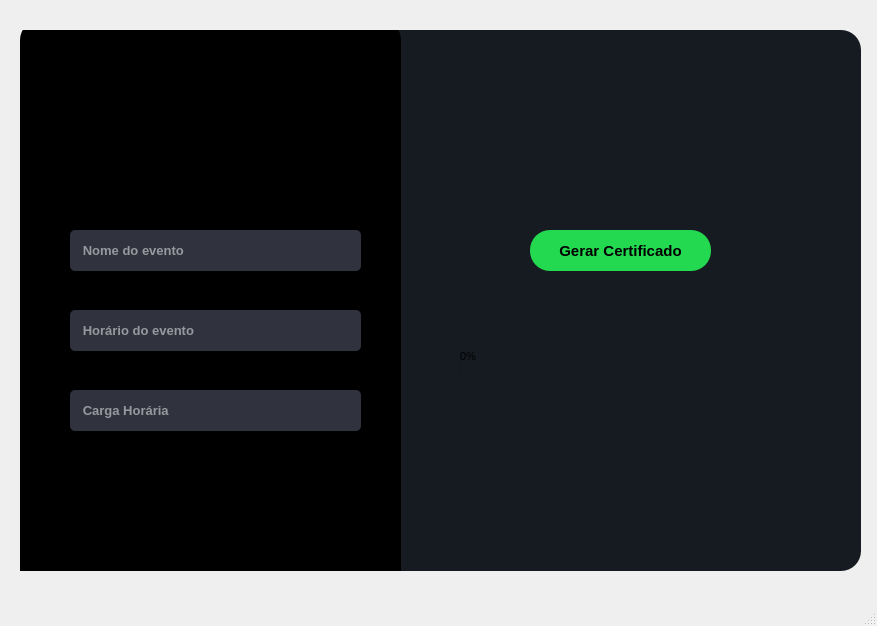
<?xml version="1.0" encoding="UTF-8"?>
<ui version="4.0">
 <class>MainWindow</class>
 <widget class="QMainWindow" name="MainWindow">
  <property name="geometry">
   <rect>
    <x>0</x>
    <y>0</y>
    <width>877</width>
    <height>626</height>
   </rect>
  </property>
  <property name="windowTitle">
   <string>MainWindow</string>
  </property>
  <widget class="QWidget" name="centralwidget">
   <widget class="QWidget" name="widget" native="true">
    <property name="geometry">
     <rect>
      <x>20</x>
      <y>30</y>
      <width>841</width>
      <height>541</height>
     </rect>
    </property>
    <property name="font">
     <font>
      <pointsize>8</pointsize>
     </font>
    </property>
    <property name="cursor">
     <cursorShape>PointingHandCursor</cursorShape>
    </property>
    <property name="styleSheet">
     <string notr="true">border-radius: 20px;
background-color: rgb(22, 27, 34);</string>
    </property>
    <widget class="QWidget" name="widget_2" native="true">
     <property name="geometry">
      <rect>
       <x>0</x>
       <y>-10</y>
       <width>381</width>
       <height>571</height>
      </rect>
     </property>
     <property name="styleSheet">
      <string notr="true">border-radius: 20px;
background-color: rgb(0, 0, 0);</string>
     </property>
     <widget class="QLineEdit" name="lineEdit">
      <property name="geometry">
       <rect>
        <x>50</x>
        <y>210</y>
        <width>291</width>
        <height>41</height>
       </rect>
      </property>
      <property name="font">
       <font>
        <family>Arial</family>
        <pointsize>10</pointsize>
        <weight>75</weight>
        <bold>true</bold>
       </font>
      </property>
      <property name="styleSheet">
       <string notr="true">background-color: rgb(48, 50, 62);
border-radius: 5px;
color: rgb(255, 255, 255);</string>
      </property>
      <property name="text">
       <string/>
      </property>
      <property name="placeholderText">
       <string>   Nome do evento</string>
      </property>
     </widget>
     <widget class="QLineEdit" name="lineEdit_2">
      <property name="geometry">
       <rect>
        <x>50</x>
        <y>290</y>
        <width>291</width>
        <height>41</height>
       </rect>
      </property>
      <property name="font">
       <font>
        <family>Arial</family>
        <pointsize>10</pointsize>
        <weight>75</weight>
        <bold>true</bold>
       </font>
      </property>
      <property name="styleSheet">
       <string notr="true">background-color: rgb(48, 50, 62);
border-radius: 5px;
color: rgb(255, 255, 255);</string>
      </property>
      <property name="placeholderText">
       <string>   Horário do evento</string>
      </property>
     </widget>
     <widget class="QLineEdit" name="lineEdit_3">
      <property name="geometry">
       <rect>
        <x>50</x>
        <y>370</y>
        <width>291</width>
        <height>41</height>
       </rect>
      </property>
      <property name="font">
       <font>
        <family>Arial</family>
        <pointsize>10</pointsize>
        <weight>75</weight>
        <bold>true</bold>
       </font>
      </property>
      <property name="styleSheet">
       <string notr="true">background-color: rgb(48, 50, 62);
border-radius: 5px;
color: rgb(255, 255, 255);</string>
      </property>
      <property name="alignment">
       <set>Qt::AlignLeading|Qt::AlignLeft|Qt::AlignVCenter</set>
      </property>
      <property name="placeholderText">
       <string>   Carga Horária</string>
      </property>
     </widget>
     <widget class="QLabel" name="label_2">
      <property name="geometry">
       <rect>
        <x>50</x>
        <y>30</y>
        <width>281</width>
        <height>171</height>
       </rect>
      </property>
      <property name="text">
       <string/>
      </property>
      <property name="pixmap">
       <pixmap>Emails-amico.png</pixmap>
      </property>
      <property name="scaledContents">
       <bool>true</bool>
      </property>
      <property name="alignment">
       <set>Qt::AlignCenter</set>
      </property>
     </widget>
    </widget>
    <widget class="QProgressBar" name="progressBar">
     <property name="geometry">
      <rect>
       <x>440</x>
       <y>320</y>
       <width>321</width>
       <height>23</height>
      </rect>
     </property>
     <property name="styleSheet">
      <string notr="true">QProgressBar {
	background-color: qlineargradient(spread:pad, x1:0, y1:0, x2:1, y2:0, stop:0 rgba(35, 217, 175, 255), stop:1 rgba(35, 217, 80, 255));
	
	
	
	background-color: rgb(255, 255, 255);
	
	color: rgb(0, 0, 0);
	border-style: none;
	border-radius: 10px;
	text-align: center;
}
QProgressBar::chunk{
	border-radius: 10px;
	background-color: qlineargradient(spread:pad, x1:0, y1:0, x2:1, y2:0, stop:0 rgba(35, 217, 175, 255), stop:1 rgba(35, 217, 80, 255));
}
color: rgb(0, 0, 0);</string>
     </property>
     <property name="value">
      <number>0</number>
     </property>
    </widget>
    <widget class="QPushButton" name="pushButton">
     <property name="geometry">
      <rect>
       <x>510</x>
       <y>200</y>
       <width>181</width>
       <height>41</height>
      </rect>
     </property>
     <property name="font">
      <font>
       <family>Arial</family>
       <pointsize>11</pointsize>
       <weight>75</weight>
       <bold>true</bold>
      </font>
     </property>
     <property name="cursor">
      <cursorShape>PointingHandCursor</cursorShape>
     </property>
     <property name="styleSheet">
      <string notr="true">background-color: rgb(35, 217, 80);
border-radius: 20px;
</string>
     </property>
     <property name="text">
      <string>Gerar Certificado</string>
     </property>
    </widget>
   </widget>
  </widget>
  <widget class="QMenuBar" name="menubar">
   <property name="geometry">
    <rect>
     <x>0</x>
     <y>0</y>
     <width>877</width>
     <height>26</height>
    </rect>
   </property>
  </widget>
  <widget class="QStatusBar" name="statusbar"/>
 </widget>
 <resources/>
 <connections/>
</ui>
